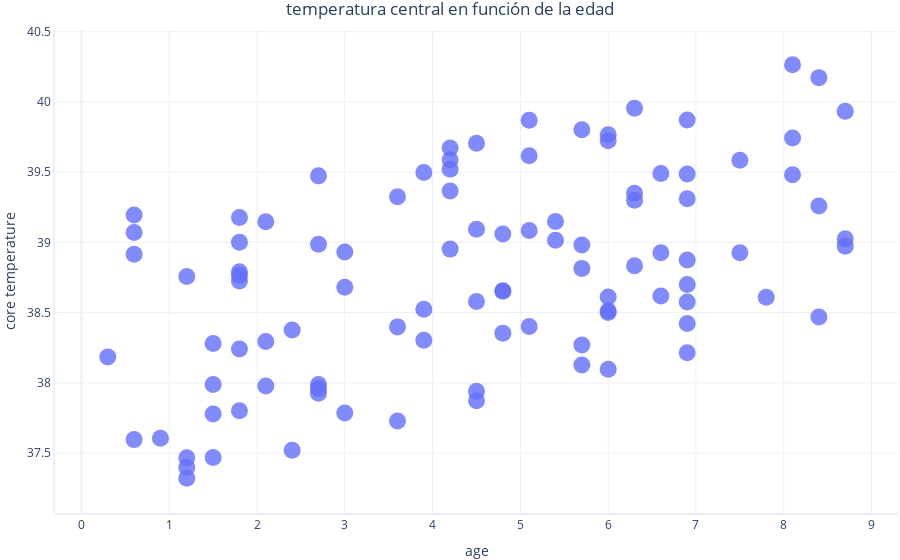

Here is the notebook cell this chart was saved with:
### Markdown cell above
Mirando nuestra función ( age), podemos ver que los perros tenían 9 años o menos, y las edades están distribuidas uniformemente. En otras palabras, ninguna edad en particular es sustancialmente más común que otra.

Mirando nuestra etiqueta ( core_temperature), la mayoría de los perros parecen tener una temperatura central ligeramente elevada (normalmente esperaríamos ~37.5 grados centígrados), lo que indica que no se encuentran bien. Un pequeño número de perros tienen una temperatura superior a los 40 grados, lo que indica que no se encuentran bien.

Simplemente porque la forma de estas distribuciones es diferente, podemos suponer que la característica no podrá predecir la etiqueta muy bien. Por ejemplo, si la vejez predijera perfectamente quién tendría fiebre alta, entonces el número de perros viejos coincidiría exactamente con el número de perros con fiebre alta.

Sin embargo, el modelo podría terminar siendo útil, así que continuemos.

El siguiente paso es observar la relación. Permite trazar la relación entre las etiquetas y las características.

### Code cell
graphing.scatter_2D(dataset, label_x="age", label_y="core_temperature", title='temperatura central en función de la edad')

### Figure 1 — Plotly figure (JSON) as saved in the notebook; plotly's stock layout.template omitted (floating-point values rounded to 4 significant figures)
{"data": [{"hovertemplate": "age=%{x}<br>core temperature=%{y}<extra></extra>", "legendgroup": "", "marker": {"color": "#636efa", "size": 17, "symbol": "circle"}, "mode": "markers", "name": "", "orientation": "v", "showlegend": false, "type": "scatter", "x": [6.9, 5.4, 5.4, 4.8, 4.8, 7.8, 2.7, 5.7, 1.5, 1.8, 4.2, 4.5, 1.5, 5.1, 4.8, 5.1, 3.6, 4.2, 2.7, 8.7, 0.9, 6.3, 1.2, 2.7, 6, 6, 0.6, 3.9, 6, 5.7, 6.9, 5.1, 2.1, 3.6, 6.3, 2.4, 8.4, 7.5, 5.7, 5.7, 2.7, 4.2, 6.9, 3, 1.8, 2.4, 6.3, 0.6, 1.8, 4.8, 8.4, 8.1, 6.3, 8.7, 4.5, 4.5, 7.5, 1.2, 5.7, 0.6, 6.9, 8.1, 0.6, 1.2, 6.6, 8.1, 2.7, 3.9, 4.2, 6.9, 1.2, 3.9, 3.6, 0.3, 3, 8.7, 2.1, 6.6, 1.5, 5.1, 6, 2.1, 6, 4.2, 1.5, 1.8, 1.8, 6.9, 6.9, 4.5, 1.8, 8.4, 3, 4.5, 1.8, 6.6, 6.9, 6], "xaxis": "x", "y": [38.42, 39.02, 39.15, 39.06, 38.66, 38.61, 39.47, 38.82, 37.78, 39.18, 39.52, 38.58, 38.28, 38.4, 38.65, 39.62, 37.73, 39.37, 37.99, 39.93, 37.61, 38.83, 37.4, 38.99, 39.72, 38.1, 37.6, 39.5, 38.5, 38.27, 38.7, 39.08, 38.29, 38.4, 39.3, 38.38, 38.47, 39.59, 38.13, 39.8, 37.93, 39.67, 38.21, 38.93, 37.8, 37.52, 39.35, 38.92, 38.73, 38.35, 40.17, 39.48, 39.96, 39.03, 39.71, 37.87, 38.93, 38.76, 38.98, 39.07, 39.31, 40.26, 39.2, 37.47, 38.62, 39.74, 37.96, 38.52, 39.59, 39.49, 37.32, 38.3, 39.33, 38.18, 37.79, 38.97, 37.98, 38.93, 37.99, 39.87, 38.51, 39.15, 38.61, 38.95, 37.47, 38.24, 38.77, 39.87, 38.87, 39.09, 39.0, 39.26, 38.68, 37.94, 38.79, 39.49, 38.58, 39.77], "yaxis": "y"}], "layout": {"legend": {"tracegroupgap": 0}, "title": {"text": "temperatura central en función de la edad"}, "xaxis": {"anchor": "y", "domain": [0, 1], "title": {"text": "age"}}, "yaxis": {"anchor": "x", "domain": [0, 1], "title": {"text": "core temperature"}}}}
